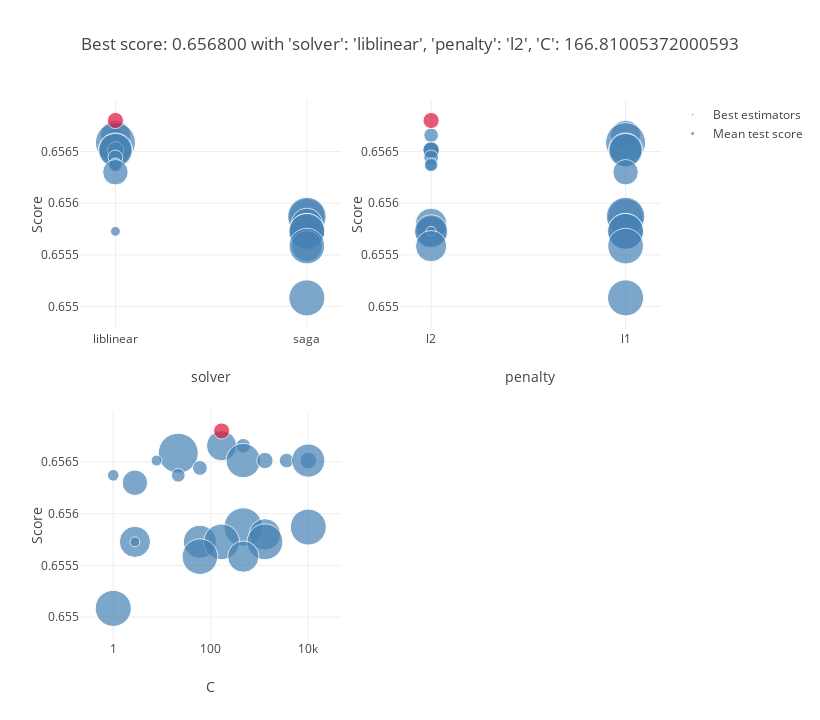

The notebook cell this image was saved under:
### Code cell
optimization_plots(logreg)

### Figure 1 — Plotly figure (JSON) as saved in the notebook; plotly's stock layout.template omitted (floating-point values rounded to 4 significant figures)
{"data": [{"marker": {"color": "SteelBlue", "size": [1.078, 4.584, 8.058, 0.6029, 5.928, 1.08, 1.353, 1.401, 5.537, 1.1, 0.6841, 0.9517, 3.262, 6.513, 7.464, 5.028, 4.891, 5.508, 6.424, 6.486, 0.4921, 4.926, 6.411, 6.557], "sizemin": 4, "sizemode": "area", "sizeref": 0.01007}, "mode": "markers", "name": "Mean test score", "showlegend": true, "text": ["'C': 464.15888336127773,<br /> 'penalty': 'l2',<br /> 'solver': 'liblinear'", "'C': 166.81005372000593,<br /> 'penalty': 'l1',<br /> 'solver': 'liblinear'", "'C': 21.544346900318832,<br /> 'penalty': 'l1',<br /> 'solver': 'liblinear'", "'C': 7.742636826811269,<br /> 'penalty': 'l2',<br /> 'solver': 'liblinear'", "'C': 464.15888336127773,<br /> 'penalty': 'l1',<br /> 'solver': 'liblinear'", "'C': 3593.813663804626,<br /> 'penalty': 'l2',<br /> 'solver': 'liblinear'", "'C': 1291.5496650148827,<br /> 'penalty': 'l2',<br /> 'solver': 'liblinear'", "'C': 10000.0,<br /> 'penalty': 'l2',<br /> 'solver': 'liblinear'", "'C': 10000.0,<br /> 'penalty': 'l1',<br /> 'solver': 'liblinear'", "'C': 59.94842503189409,<br /> 'penalty': 'l2',<br /> 'solver': 'liblinear'", "'C': 1.0,<br /> 'penalty': 'l2',<br /> 'solver': 'liblinear'", "'C': 21.544346900318832,<br /> 'penalty': 'l2',<br /> 'solver': 'liblinear'", "'C': 2.7825594022071245,<br /> 'penalty': 'l1',<br /> 'solver': 'liblinear'", "'C': 10000.0,<br /> 'penalty': 'l1',<br /> 'solver': 'saga'", "'C': 464.15888336127773,<br /> 'penalty': 'l1',<br /> 'solver': 'saga'", "'C': 1291.5496650148827,<br /> 'penalty': 'l2',<br /> 'solver': 'saga'", "'C': 2.7825594022071245,<br /> 'penalty': 'l2',<br /> 'solver': 'saga'", "'C': 59.94842503189409,<br /> 'penalty': 'l2',<br /> 'solver': 'saga'", "'C': 166.81005372000593,<br /> 'penalty': 'l1',<br /> 'solver': 'saga'", "'C': 1291.5496650148827,<br /> 'penalty': 'l1',<br /> 'solver': 'saga'", "'C': 2.7825594022071245,<br /> 'penalty': 'l2',<br /> 'solver': 'liblinear'", "'C': 464.15888336127773,<br /> 'penalty': 'l2',<br /> 'solver': 'saga'", "'C': 59.94842503189409,<br /> 'penalty': 'l1',<br /> 'solver': 'saga'", "'C': 1.0,<br /> 'penalty': 'l1',<br /> 'solver': 'saga'"], "type": "scatter", "x": ["liblinear", "liblinear", "liblinear", "liblinear", "liblinear", "liblinear", "liblinear", "liblinear", "liblinear", "liblinear", "liblinear", "liblinear", "liblinear", "saga", "saga", "saga", "saga", "saga", "saga", "saga", "liblinear", "saga", "saga", "saga"], "xaxis": "x", "y": [0.6567, 0.6567, 0.6566, 0.6565, 0.6565, 0.6565, 0.6565, 0.6565, 0.6565, 0.6564, 0.6564, 0.6564, 0.6563, 0.6559, 0.6559, 0.6558, 0.6557, 0.6557, 0.6557, 0.6557, 0.6557, 0.6556, 0.6556, 0.6551], "yaxis": "y"}, {"marker": {"color": "Crimson", "size": [1.313], "sizemin": 4, "sizemode": "area", "sizeref": 0.01007}, "mode": "markers", "name": "Best estimators", "showlegend": true, "text": ["{'solver': 'liblinear', 'penalty': 'l2', 'C': 166.81005372000593}"], "type": "scatter", "x": ["liblinear"], "xaxis": "x", "y": [0.6568], "yaxis": "y"}, {"marker": {"color": "SteelBlue", "size": [1.078, 4.584, 8.058, 0.6029, 5.928, 1.08, 1.353, 1.401, 5.537, 1.1, 0.6841, 0.9517, 3.262, 6.513, 7.464, 5.028, 4.891, 5.508, 6.424, 6.486, 0.4921, 4.926, 6.411, 6.557], "sizemin": 4, "sizemode": "area", "sizeref": 0.01007}, "mode": "markers", "name": "Mean test score", "showlegend": false, "text": ["'C': 464.15888336127773,<br /> 'penalty': 'l2',<br /> 'solver': 'liblinear'", "'C': 166.81005372000593,<br /> 'penalty': 'l1',<br /> 'solver': 'liblinear'", "'C': 21.544346900318832,<br /> 'penalty': 'l1',<br /> 'solver': 'liblinear'", "'C': 7.742636826811269,<br /> 'penalty': 'l2',<br /> 'solver': 'liblinear'", "'C': 464.15888336127773,<br /> 'penalty': 'l1',<br /> 'solver': 'liblinear'", "'C': 3593.813663804626,<br /> 'penalty': 'l2',<br /> 'solver': 'liblinear'", "'C': 1291.5496650148827,<br /> 'penalty': 'l2',<br /> 'solver': 'liblinear'", "'C': 10000.0,<br /> 'penalty': 'l2',<br /> 'solver': 'liblinear'", "'C': 10000.0,<br /> 'penalty': 'l1',<br /> 'solver': 'liblinear'", "'C': 59.94842503189409,<br /> 'penalty': 'l2',<br /> 'solver': 'liblinear'", "'C': 1.0,<br /> 'penalty': 'l2',<br /> 'solver': 'liblinear'", "'C': 21.544346900318832,<br /> 'penalty': 'l2',<br /> 'solver': 'liblinear'", "'C': 2.7825594022071245,<br /> 'penalty': 'l1',<br /> 'solver': 'liblinear'", "'C': 10000.0,<br /> 'penalty': 'l1',<br /> 'solver': 'saga'", "'C': 464.15888336127773,<br /> 'penalty': 'l1',<br /> 'solver': 'saga'", "'C': 1291.5496650148827,<br /> 'penalty': 'l2',<br /> 'solver': 'saga'", "'C': 2.7825594022071245,<br /> 'penalty': 'l2',<br /> 'solver': 'saga'", "'C': 59.94842503189409,<br /> 'penalty': 'l2',<br /> 'solver': 'saga'", "'C': 166.81005372000593,<br /> 'penalty': 'l1',<br /> 'solver': 'saga'", "'C': 1291.5496650148827,<br /> 'penalty': 'l1',<br /> 'solver': 'saga'", "'C': 2.7825594022071245,<br /> 'penalty': 'l2',<br /> 'solver': 'liblinear'", "'C': 464.15888336127773,<br /> 'penalty': 'l2',<br /> 'solver': 'saga'", "'C': 59.94842503189409,<br /> 'penalty': 'l1',<br /> 'solver': 'saga'", "'C': 1.0,<br /> 'penalty': 'l1',<br /> 'solver': 'saga'"], "type": "scatter", "x": ["l2", "l1", "l1", "l2", "l1", "l2", "l2", "l2", "l1", "l2", "l2", "l2", "l1", "l1", "l1", "l2", "l2", "l2", "l1", "l1", "l2", "l2", "l1", "l1"], "xaxis": "x2", "y": [0.6567, 0.6567, 0.6566, 0.6565, 0.6565, 0.6565, 0.6565, 0.6565, 0.6565, 0.6564, 0.6564, 0.6564, 0.6563, 0.6559, 0.6559, 0.6558, 0.6557, 0.6557, 0.6557, 0.6557, 0.6557, 0.6556, 0.6556, 0.6551], "yaxis": "y2"}, {"marker": {"color": "Crimson", "size": [1.313], "sizemin": 4, "sizemode": "area", "sizeref": 0.01007}, "mode": "markers", "name": "Best estimators", "showlegend": false, "text": ["{'solver': 'liblinear', 'penalty': 'l2', 'C': 166.81005372000593}"], "type": "scatter", "x": ["l2"], "xaxis": "x2", "y": [0.6568], "yaxis": "y2"}, {"marker": {"color": "SteelBlue", "size": [1.078, 4.584, 8.058, 0.6029, 5.928, 1.08, 1.353, 1.401, 5.537, 1.1, 0.6841, 0.9517, 3.262, 6.513, 7.464, 5.028, 4.891, 5.508, 6.424, 6.486, 0.4921, 4.926, 6.411, 6.557], "sizemin": 4, "sizemode": "area", "sizeref": 0.01007}, "mode": "markers", "name": "Mean test score", "showlegend": false, "text": ["'C': 464.15888336127773,<br /> 'penalty': 'l2',<br /> 'solver': 'liblinear'", "'C': 166.81005372000593,<br /> 'penalty': 'l1',<br /> 'solver': 'liblinear'", "'C': 21.544346900318832,<br /> 'penalty': 'l1',<br /> 'solver': 'liblinear'", "'C': 7.742636826811269,<br /> 'penalty': 'l2',<br /> 'solver': 'liblinear'", "'C': 464.15888336127773,<br /> 'penalty': 'l1',<br /> 'solver': 'liblinear'", "'C': 3593.813663804626,<br /> 'penalty': 'l2',<br /> 'solver': 'liblinear'", "'C': 1291.5496650148827,<br /> 'penalty': 'l2',<br /> 'solver': 'liblinear'", "'C': 10000.0,<br /> 'penalty': 'l2',<br /> 'solver': 'liblinear'", "'C': 10000.0,<br /> 'penalty': 'l1',<br /> 'solver': 'liblinear'", "'C': 59.94842503189409,<br /> 'penalty': 'l2',<br /> 'solver': 'liblinear'", "'C': 1.0,<br /> 'penalty': 'l2',<br /> 'solver': 'liblinear'", "'C': 21.544346900318832,<br /> 'penalty': 'l2',<br /> 'solver': 'liblinear'", "'C': 2.7825594022071245,<br /> 'penalty': 'l1',<br /> 'solver': 'liblinear'", "'C': 10000.0,<br /> 'penalty': 'l1',<br /> 'solver': 'saga'", "'C': 464.15888336127773,<br /> 'penalty': 'l1',<br /> 'solver': 'saga'", "'C': 1291.5496650148827,<br /> 'penalty': 'l2',<br /> 'solver': 'saga'", "'C': 2.7825594022071245,<br /> 'penalty': 'l2',<br /> 'solver': 'saga'", "'C': 59.94842503189409,<br /> 'penalty': 'l2',<br /> 'solver': 'saga'", "'C': 166.81005372000593,<br /> 'penalty': 'l1',<br /> 'solver': 'saga'", "'C': 1291.5496650148827,<br /> 'penalty': 'l1',<br /> 'solver': 'saga'", "'C': 2.7825594022071245,<br /> 'penalty': 'l2',<br /> 'solver': 'liblinear'", "'C': 464.15888336127773,<br /> 'penalty': 'l2',<br /> 'solver': 'saga'", "'C': 59.94842503189409,<br /> 'penalty': 'l1',<br /> 'solver': 'saga'", "'C': 1.0,<br /> 'penalty': 'l1',<br /> 'solver': 'saga'"], "type": "scatter", "x": [464.2, 166.8, 21.54, 7.743, 464.2, 3594.0, 1292.0, 10000, 10000, 59.95, 1, 21.54, 2.783, 10000, 464.2, 1292.0, 2.783, 59.95, 166.8, 1292.0, 2.783, 464.2, 59.95, 1], "xaxis": "x3", "y": [0.6567, 0.6567, 0.6566, 0.6565, 0.6565, 0.6565, 0.6565, 0.6565, 0.6565, 0.6564, 0.6564, 0.6564, 0.6563, 0.6559, 0.6559, 0.6558, 0.6557, 0.6557, 0.6557, 0.6557, 0.6557, 0.6556, 0.6556, 0.6551], "yaxis": "y3"}, {"marker": {"color": "Crimson", "size": [1.313], "sizemin": 4, "sizemode": "area", "sizeref": 0.01007}, "mode": "markers", "name": "Best estimators", "showlegend": false, "text": ["{'solver': 'liblinear', 'penalty': 'l2', 'C': 166.81005372000593}"], "type": "scatter", "x": [166.8], "xaxis": "x3", "y": [0.6568], "yaxis": "y3"}], "layout": {"height": 720, "hovermode": "closest", "legend": {"traceorder": "reversed"}, "title": {"text": "Best score: 0.656800 with 'solver': 'liblinear', 'penalty': 'l2', 'C': 166.81005372000593"}, "width": 820, "xaxis": {"anchor": "y", "domain": [0, 0.45], "title": {"text": "solver"}}, "xaxis2": {"anchor": "y2", "domain": [0.55, 1], "title": {"text": "penalty"}}, "xaxis3": {"anchor": "y3", "domain": [0, 0.45], "title": {"text": "C"}, "type": "log"}, "xaxis4": {"anchor": "y4", "domain": [0.55, 1]}, "yaxis": {"anchor": "x", "domain": [0.575, 1], "title": {"text": "Score"}}, "yaxis2": {"anchor": "x2", "domain": [0.575, 1], "title": {"text": "Score"}}, "yaxis3": {"anchor": "x3", "domain": [0, 0.425], "title": {"text": "Score"}}, "yaxis4": {"anchor": "x4", "domain": [0, 0.425]}}}
